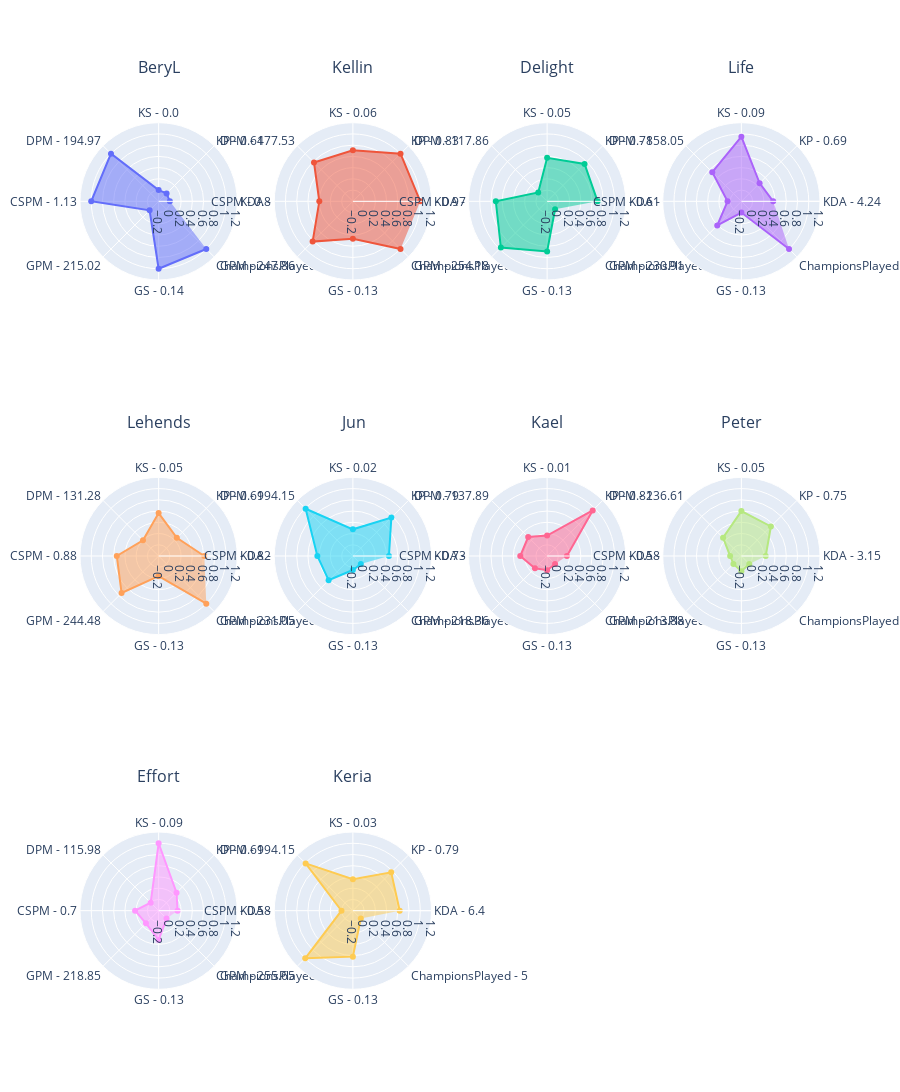

The cell this chart's notebook holds for it:
### Code cell
df = players_stats.loc[players_stats["Position"] == positions[4]]
min_value, max_value = get_min_max_value(df, columns)

ROWS, COLUMNS = get_rows_columns(df, 4)

fig = get_fig_subplots(df, ROWS, COLUMNS)
for i, player_name in enumerate(df.index):
    _df = df.loc[player_name, columns]
    theta_list = get_theta_list(df, player_name, origin_columns, columns)

    r, c = get_rc(i, COLUMNS)
    fig.add_trace(
        go.Scatterpolar(r=_df, theta=theta_list, fill="toself", name=player_name),
        row=r,
        col=c,
    )

fig.update_layout(
    height=400 * ROWS,
    showlegend=False,
    polar=dict(
        radialaxis=dict(visible=True),
    ),
    title=dict(y=1),
)
fig.update_annotations(yshift=20)
fig.update_polars(radialaxis=dict(range=[min_value - 0.2, max_value + 0.2]))
fig.show()

### Figure 1 — Plotly figure (JSON) as saved in the notebook; plotly's stock layout.template omitted (floating-point values rounded to 4 significant figures)
{"data": [{"fill": "toself", "name": "BeryL", "r": [0, 0, 0, 1, 1.0, 0.02727, 1, 1], "subplot": "polar", "theta": ["KDA - 1.27", "KP - 0.64", "KS - 0.0", "DPM - 194.97", "CSPM - 1.13", "GPM - 215.02", "GS - 0.14", "ChampionsPlayed - 6"], "type": "scatterpolar"}, {"fill": "toself", "name": "Kellin", "r": [1.0, 1, 0.7097, 0.7793, 0.3976, 0.8135, 0.4684, 1], "subplot": "polar2", "theta": ["KDA - 9.36", "KP - 0.83", "KS - 0.06", "DPM - 177.53", "CSPM - 0.8", "GPM - 247.86", "GS - 0.13", "ChampionsPlayed - 6"], "type": "scatterpolar"}, {"fill": "toself", "name": "Delight", "r": [0.6986, 0.7425, 0.5739, 0.02389, 0.7135, 0.9649, 0.6931, 0], "subplot": "polar3", "theta": ["KDA - 6.92", "KP - 0.78", "KS - 0.05", "DPM - 117.86", "CSPM - 0.97", "GPM - 254.18", "GS - 0.13", "ChampionsPlayed - 5"], "type": "scatterpolar"}, {"fill": "toself", "name": "Life", "r": [0.3666, 0.2586, 0.9519, 0.5327, 0.04614, 0.4077, 0, 1], "subplot": "polar4", "theta": ["KDA - 4.24", "KP - 0.69", "KS - 0.09", "DPM - 158.05", "CSPM - 0.61", "GPM - 230.91", "GS - 0.13", "ChampionsPlayed - 6"], "type": "scatterpolar"}, {"fill": "toself", "name": "Lehends", "r": [0.6131, 0.2586, 0.5641, 0.1937, 0.5452, 0.7326, 0.1592, 1], "subplot": "polar5", "theta": ["KDA - 6.23", "KP - 0.69", "KS - 0.05", "DPM - 131.28", "CSPM - 0.88", "GPM - 244.48", "GS - 0.13", "ChampionsPlayed - 6"], "type": "scatterpolar"}, {"fill": "toself", "name": "Jun", "r": [0.4421, 0.7688, 0.275, 0.9896, 0.4326, 0.4112, 0.04987, 0], "subplot": "polar6", "theta": ["KDA - 4.85", "KP - 0.79", "KS - 0.02", "DPM - 194.15", "CSPM - 0.82", "GPM - 231.05", "GS - 0.13", "ChampionsPlayed - 5"], "type": "scatterpolar"}, {"fill": "toself", "name": "Kael", "r": [0.1523, 0.9477, 0.1642, 0.2774, 0.2787, 0.1073, 0.05436, 0], "subplot": "polar7", "theta": ["KDA - 2.5", "KP - 0.82", "KS - 0.01", "DPM - 137.89", "CSPM - 0.73", "GPM - 218.36", "GS - 0.13", "ChampionsPlayed - 5"], "type": "scatterpolar"}, {"fill": "toself", "name": "Peter", "r": [0.2331, 0.5434, 0.6, 0.2612, 0, 0, 0.07114, 0], "subplot": "polar8", "theta": ["KDA - 3.15", "KP - 0.75", "KS - 0.05", "DPM - 136.61", "CSPM - 0.58", "GPM - 213.88", "GS - 0.13", "ChampionsPlayed - 5"], "type": "scatterpolar"}, {"fill": "toself", "name": "Effort", "r": [0.1369, 0.2511, 1, 0, 0.2192, 0.1189, 0.3216, 0], "subplot": "polar9", "theta": ["KDA - 2.38", "KP - 0.69", "KS - 0.09", "DPM - 115.98", "CSPM - 0.7", "GPM - 218.85", "GS - 0.13", "ChampionsPlayed - 5"], "type": "scatterpolar"}, {"fill": "toself", "name": "Keria", "r": [0.634, 0.7655, 0.3607, 0.9897, 0.002819, 1, 0.6186, 0], "subplot": "polar10", "theta": ["KDA - 6.4", "KP - 0.79", "KS - 0.03", "DPM - 194.15", "CSPM - 0.58", "GPM - 255.65", "GS - 0.13", "ChampionsPlayed - 5"], "type": "scatterpolar"}], "layout": {"annotations": [{"font": {"size": 16}, "showarrow": false, "text": "BeryL", "x": 0.1062, "xanchor": "center", "xref": "paper", "y": 1, "yanchor": "bottom", "yref": "paper", "yshift": 20}, {"font": {"size": 16}, "showarrow": false, "text": "Kellin", "x": 0.3688, "xanchor": "center", "xref": "paper", "y": 1, "yanchor": "bottom", "yref": "paper", "yshift": 20}, {"font": {"size": 16}, "showarrow": false, "text": "Delight", "x": 0.6313, "xanchor": "center", "xref": "paper", "y": 1, "yanchor": "bottom", "yref": "paper", "yshift": 20}, {"font": {"size": 16}, "showarrow": false, "text": "Life", "x": 0.8938, "xanchor": "center", "xref": "paper", "y": 1, "yanchor": "bottom", "yref": "paper", "yshift": 20}, {"font": {"size": 16}, "showarrow": false, "text": "Lehends", "x": 0.1062, "xanchor": "center", "xref": "paper", "y": 0.6111, "yanchor": "bottom", "yref": "paper", "yshift": 20}, {"font": {"size": 16}, "showarrow": false, "text": "Jun", "x": 0.3688, "xanchor": "center", "xref": "paper", "y": 0.6111, "yanchor": "bottom", "yref": "paper", "yshift": 20}, {"font": {"size": 16}, "showarrow": false, "text": "Kael", "x": 0.6313, "xanchor": "center", "xref": "paper", "y": 0.6111, "yanchor": "bottom", "yref": "paper", "yshift": 20}, {"font": {"size": 16}, "showarrow": false, "text": "Peter", "x": 0.8938, "xanchor": "center", "xref": "paper", "y": 0.6111, "yanchor": "bottom", "yref": "paper", "yshift": 20}, {"font": {"size": 16}, "showarrow": false, "text": "Effort", "x": 0.1062, "xanchor": "center", "xref": "paper", "y": 0.2222, "yanchor": "bottom", "yref": "paper", "yshift": 20}, {"font": {"size": 16}, "showarrow": false, "text": "Keria", "x": 0.3688, "xanchor": "center", "xref": "paper", "y": 0.2222, "yanchor": "bottom", "yref": "paper", "yshift": 20}], "height": 1200, "polar": {"domain": {"x": [0, 0.2125], "y": [0.7778, 1]}, "radialaxis": {"range": [-0.2, 1.2], "visible": true}}, "polar10": {"domain": {"x": [0.2625, 0.475], "y": [0, 0.2222]}, "radialaxis": {"range": [-0.2, 1.2]}}, "polar11": {"domain": {"x": [0.525, 0.7375], "y": [0, 0.2222]}, "radialaxis": {"range": [-0.2, 1.2]}}, "polar12": {"domain": {"x": [0.7875, 1], "y": [0, 0.2222]}, "radialaxis": {"range": [-0.2, 1.2]}}, "polar2": {"domain": {"x": [0.2625, 0.475], "y": [0.7778, 1]}, "radialaxis": {"range": [-0.2, 1.2]}}, "polar3": {"domain": {"x": [0.525, 0.7375], "y": [0.7778, 1]}, "radialaxis": {"range": [-0.2, 1.2]}}, "polar4": {"domain": {"x": [0.7875, 1], "y": [0.7778, 1]}, "radialaxis": {"range": [-0.2, 1.2]}}, "polar5": {"domain": {"x": [0, 0.2125], "y": [0.3889, 0.6111]}, "radialaxis": {"range": [-0.2, 1.2]}}, "polar6": {"domain": {"x": [0.2625, 0.475], "y": [0.3889, 0.6111]}, "radialaxis": {"range": [-0.2, 1.2]}}, "polar7": {"domain": {"x": [0.525, 0.7375], "y": [0.3889, 0.6111]}, "radialaxis": {"range": [-0.2, 1.2]}}, "polar8": {"domain": {"x": [0.7875, 1], "y": [0.3889, 0.6111]}, "radialaxis": {"range": [-0.2, 1.2]}}, "polar9": {"domain": {"x": [0, 0.2125], "y": [0, 0.2222]}, "radialaxis": {"range": [-0.2, 1.2]}}, "showlegend": false, "title": {"y": 1}}}
